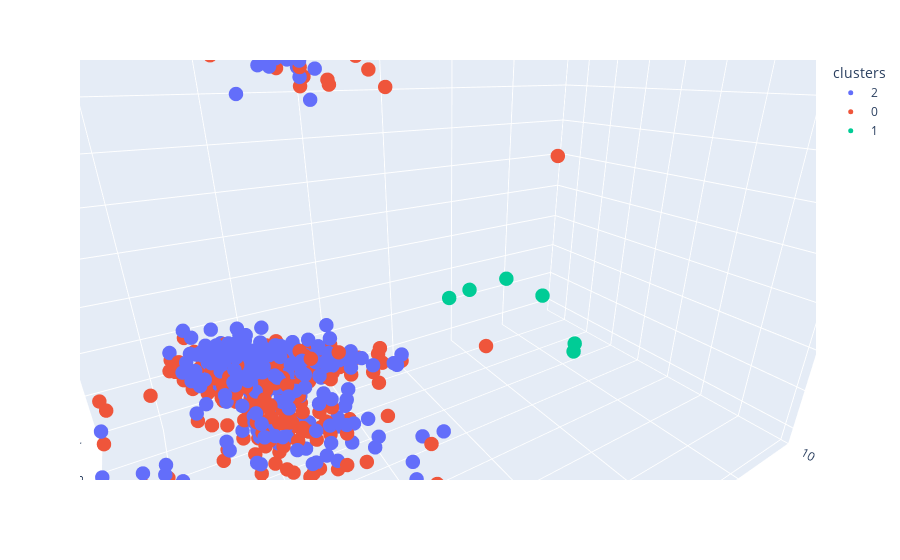

Notebook cell for this chart:
### Markdown cell above
> We have found that the data points were not distinct in the 3D plane, indicating that the risk labels might not be sufficiently reliable.

### Code cell
fig_3d = px.scatter_3d(
    k_proto_umap, x="x", y="y", z="z", color="clusters", labels={"color": "Cluster"}
)
fig_3d.update_traces(marker_size=5)
fig_3d.show()

### Figure 1 — Plotly figure (JSON) as saved in the notebook; plotly's stock layout.template omitted (floating-point values rounded to 4 significant figures; data arrays with more than 128 entries replaced by an {"elided": "..."} marker saying what was removed)
{"data": [{"hovertemplate": "clusters=2<br>x=%{x}<br>y=%{y}<br>z=%{z}<extra></extra>", "legendgroup": "2", "marker": {"color": "#636efa", "size": 5, "symbol": "circle"}, "mode": "markers", "name": "2", "scene": "scene", "showlegend": true, "type": "scatter3d", "x": {"elided": "628 float values"}, "y": {"elided": "628 float values"}, "z": {"elided": "628 float values"}}, {"hovertemplate": "clusters=0<br>x=%{x}<br>y=%{y}<br>z=%{z}<extra></extra>", "legendgroup": "0", "marker": {"color": "#EF553B", "size": 5, "symbol": "circle"}, "mode": "markers", "name": "0", "scene": "scene", "showlegend": true, "type": "scatter3d", "x": {"elided": "673 float values"}, "y": {"elided": "673 float values"}, "z": {"elided": "673 float values"}}, {"hovertemplate": "clusters=1<br>x=%{x}<br>y=%{y}<br>z=%{z}<extra></extra>", "legendgroup": "1", "marker": {"color": "#00cc96", "size": 5, "symbol": "circle"}, "mode": "markers", "name": "1", "scene": "scene", "showlegend": true, "type": "scatter3d", "x": [3.11, 3.109, 0.4272, 3.11, 3.109, 0.1409, 0.1409, 3.109, 3.109, 0.4272, 3.109, 0.03854, 3.109, 0.1387, 3.109], "y": [4.961, 4.97, 5.436, 4.961, 4.97, 6.877, 6.877, 4.97, 4.97, 5.436, 4.97, 4.674, 4.97, 4.055, 4.97], "z": [0.5333, 0.7017, 0.9547, 0.5333, 0.7017, 0.06115, 0.06115, 0.7017, 0.7017, 0.9547, 0.7017, 0.706, 0.7017, 0.6894, 0.7017]}], "layout": {"autosize": true, "legend": {"title": {"text": "clusters"}, "tracegroupgap": 0}, "margin": {"t": 60}, "scene": {"aspectmode": "auto", "aspectratio": {"x": 0.8264, "y": 1.366, "z": 0.8856}, "camera": {"center": {"x": 0, "y": 0, "z": 0}, "eye": {"x": 0.7999, "y": -0.4979, "z": 0.3785}, "projection": {"type": "perspective"}, "up": {"x": 0, "y": 0, "z": 1}}, "domain": {"x": [0, 1], "y": [0, 1]}, "xaxis": {"title": {"text": "x"}, "type": "linear"}, "yaxis": {"title": {"text": "y"}, "type": "linear"}, "zaxis": {"title": {"text": "z"}, "type": "linear"}}}}
